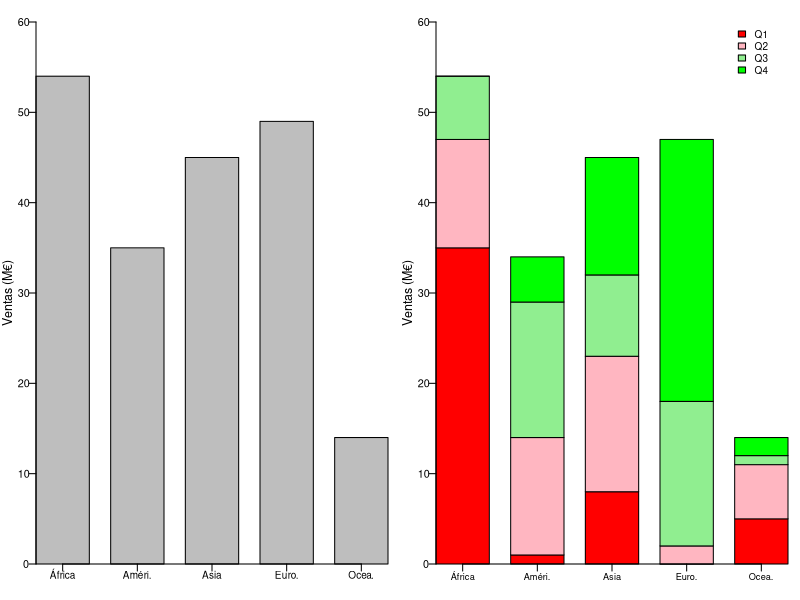

R code for this plot:
datosGapminder <- read.csv2("datosGapminder.csv")
#x = subset(datosGapminder, anio==2019 & Poblacion > 100000)
x = subset(datosGapminder, anio==2019)

png("diagramaBarras.png", width=1282.5, height=674.5, res = 300)

nAfrica = sum(x$Cont == "Africa")
nAmerica = sum(x$Cont == "America")
nAsia = sum(x$Cont == "Asia")
nEuropa = sum(x$Cont == "Europa")
nOceania = sum(x$Cont == "Oceania")

t = 0.65
Values_1 = c(nAfrica, nAmerica, nAsia, nEuropa, nOceania)
Zona <- c("África","Améri.","Asia","Euro.", "Ocea.")

par(mar=c(1.7, 1.7, 1, 0.5) + 0.1, mgp = c(0,0.4,0), mfrow=c(1,2), xpd = TRUE)
barplot(Values_1,
        ylab = "", xlab = "", ylim = c(0, 60),
        xaxs="i", yaxs="i", xaxt='n', yaxt='n',
        space=c(0, 0.4, 0.4, 0.4, 0.4))
axis(1, seq(0.5, 6.1, by=1.4), labels = Zona, tck=-0.02, cex.axis=t-0.05, padj = -1.15, xpd = NA)
axis(2, seq(0, 60, by=10), tck=-0.02, hadj = 0.85, las=1, cex.axis=t)

mtext(side = 2, text = "Ventas (M€)", line = 1, cex=t+0.1)


q1 = quantile(x$RentaPC, 0.25, na.rm = TRUE)
q2 = quantile(x$RentaPC, 0.5, na.rm = TRUE)
q3 = quantile(x$RentaPC, 0.75, na.rm = TRUE)

nq1Africa = sum(x$Cont == "Africa" & x$RentaPC < q1)
nq2Africa = sum(x$Cont == "Africa" & x$RentaPC > q1 & x$RentaPC < q2)
nq3Africa = sum(x$Cont == "Africa" & x$RentaPC > q2 & x$RentaPC < q3)
nq4Africa = sum(x$Cont == "Africa" & x$RentaPC > q3)

nq1America = sum(x$Cont == "America" & x$RentaPC < q1)
nq2America = sum(x$Cont == "America" & x$RentaPC > q1 & x$RentaPC < q2)
nq3America = sum(x$Cont == "America" & x$RentaPC > q2 & x$RentaPC < q3)
nq4America = sum(x$Cont == "America" & x$RentaPC > q3)

nq1Asia = sum(x$Cont == "Asia" & x$RentaPC < q1)
nq2Asia = sum(x$Cont == "Asia" & x$RentaPC > q1 & x$RentaPC < q2)
nq3Asia = sum(x$Cont == "Asia" & x$RentaPC > q2 & x$RentaPC < q3)
nq4Asia = sum(x$Cont == "Asia" & x$RentaPC > q3)

nq1Europa = sum(x$Cont == "Europa" & x$RentaPC < q1, na.rm = TRUE)
nq2Europa = sum(x$Cont == "Europa" & x$RentaPC > q1 & x$RentaPC < q2, na.rm = TRUE)
nq3Europa = sum(x$Cont == "Europa" & x$RentaPC > q2 & x$RentaPC < q3, na.rm = TRUE)
nq4Europa = sum(x$Cont == "Europa" & x$RentaPC > q3, na.rm = TRUE)

nq1Oceania = sum(x$Cont == "Oceania" & x$RentaPC < q1)
nq2Oceania = sum(x$Cont == "Oceania" & x$RentaPC > q1 & x$RentaPC < q2)
nq3Oceania = sum(x$Cont == "Oceania" & x$RentaPC > q2 & x$RentaPC < q3)
nq4Oceania = sum(x$Cont == "Oceania" & x$RentaPC > q3)



lg <- c("Q1","Q2","Q3", "Q4")
colors = c("red","lightpink", "lightgreen", "green")

Values_2 <- matrix(c(nq1Africa, nq1America, nq1Asia,  nq1Europa, nq1Oceania,  
                     nq2Africa, nq2America, nq2Asia,  nq2Europa, nq2Oceania,  
                     nq3Africa, nq3America, nq3Asia,  nq3Europa, nq3Oceania,
                     nq4Africa, nq4America, nq4Asia,  nq4Europa, nq4Oceania), 
                   nrow = 4, ncol = 5, byrow = TRUE)

barplot(Values_2,
        ylab = "", xlab = "", ylim = c(0, 60), col = colors,
        xaxs="i", yaxs="i", xaxt='n', yaxt='n',
        space=c(0, 0.4, 0.4, 0.4, 0.4))
axis(1, seq(0.5, 6.1, by=1.4), labels = Zona, tck=-0.02, cex.axis=t-0.1, padj = -1.15, xpd = NA)
axis(2, seq(0, 60, by=10), tck=-0.02, hadj = 0.85, las=1, cex.axis=t)

mtext(side = 2, text = "Ventas (M€)", line = 1, cex=t+0.1)

legend(5.5, 60, lg, cex = t-0.05, fill = colors, bty = "n")
dev.off()
